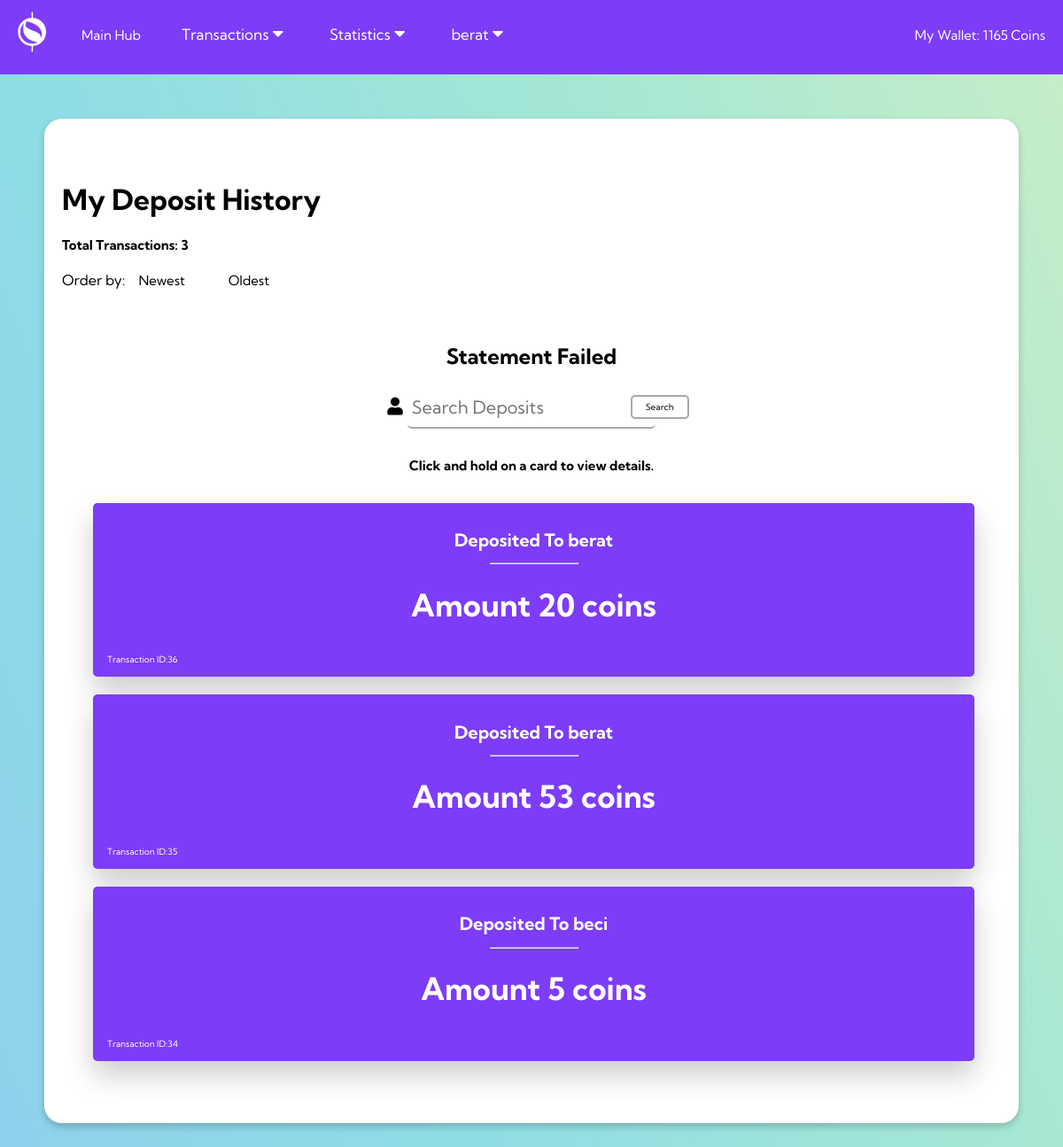
/Website/Dashboard/Transaction_List.php?error=error (signed in), run on the app's committed database.
### tables this page shows
CREATE TABLE `moneydata` (
  `Username` varchar(100) NOT NULL,
  `coins` int(255) DEFAULT NULL,
  `num_transaction` int(255) DEFAULT NULL,
  `Loan_Count` int(255) DEFAULT NULL,
  `LoanAmount` int(150) DEFAULT NULL
);

CREATE TABLE `transactionsdata` (
  `UsersTransaction` int(255) DEFAULT 0,
  `transaction_id` int(100) NOT NULL,
  `FromUser` varchar(100) NOT NULL,
  `ToUser` varchar(100) NOT NULL,
  `Amount` int(255) NOT NULL,
  `Smetka` varchar(255) DEFAULT NULL,
  `Reason` varchar(255) DEFAULT NULL,
  `Date` timestamp(6) NOT NULL DEFAULT current_timestamp(6)
);

### Website/functions.php (called while the page is built, shortened)
<?php
function getcoins($username){
    include "dbinfo.php";
    $sql= "SELECT * FROM `moneydata` WHERE Username = '$username';";
    $rescoins = mysqli_query($connect, $sql);
    $row =mysqli_fetch_assoc($rescoins);
    $coins=$row["coins"];
    $num_transaction=$row["num_transaction"];
    return array($coins, $num_transaction);
}
function CountTransactions($username){
    include "dbinfo.php";
$sql="SELECT `num_transaction` FROM `moneydata` WHERE `Username` ='$username';";
$result=mysqli_query($connect,$sql);
$row=mysqli_fetch_array($result);
$NumTrans=$row["num_transaction"];
return $NumTrans;
}
function GetTransaction($username,$integer){
    include "dbinfo.php";
    $sql="SELECT * FROM `transactionsdata` WHERE `FromUser` = '$username' AND `UsersTransaction` = '$integer';";
    $result=mysqli_query($connect,$sql);
    $row=mysqli_fetch_assoc($result);
    $transactionid=$row["transaction_id"];
    $ToUser=$row["ToUser"];
    $Amount=$row["Amount"];
    $Smetka=$row["Smetka"];
    $Reason=$row["Reason"];
    $Date=$row["Date"];
    return array($transactionid,$ToUser,$Amount,$Smetka,$Reason,$Date);
}
?>

### Website/Dashboard/Transaction_List.php (the view, shortened to what this page needs)
<?php
include "../functions.php";
$coinres= getcoins($username);
$count=CountTransactions($username);
?>
<!DOCTYPE html>
<html lang="en">
<head>
  <link rel="stylesheet" href="https://use.fontawesome.com/releases/v5.15.1/css/all.css"
>
</head>
<body>
<div class="navbar">
        <ul>
            <li> <img class="logo" src="../img/moneytreelogo_white_00000.png"> </li>
            <li > <a href="main_hub.php">Main Hub</a> </li>
            <li> <div class="dropdown">
    <button class="dropbtn">Transactions
      <i class="fa fa-caret-down"></i>
    </button>
  </div> </li>
  <li> <div class="dropdown">
    <button class="dropbtn">Statistics
      <i class="fa fa-caret-down"></i>
    </button>
  </div> </li>
  <li> <div class="dropdown">
    <button class="dropbtn">
    <?php
  echo "$username";
  ?>
      <i class="fa fa-caret-down"></i>
    </button>
  </div> </li>
            <li class="signup"> <a class="signup" href="LoanCoins.php">My Wallet: <?php echo $coinres[0]; ?> Coins </a> </li>
        </ul>
    </div>
  <div class="Hub">
  <h1>My Deposit History </h1>
  <h2 style="font-size:15px">Total Transactions: <?php echo $count; ?> </h2>
  <p>Order by:<button class="order"><a href="Transaction_List.php">Newest</a></button> <button class="order"><a href="Transaction_List_OrderOldest.php">Oldest</a></button></p>
<br/>
  <form action="./Search_Transaction.php" method="post">
  <div class="center">
  <?php
      if (isset($_GET["error"]))
        {
        if($_GET["error"] == "UserNotExist")
        {
        echo"<h2> Deposit Data About User Doesent Exist. </h2>";
        }
        else
        {
          echo"<h2> Statement Failed </h2>";
        }
      }
      ?>
      </div>
<div class="inp">
          <i class="fas fa-user"></i>
          <input type="text" placeholder="Search Deposits" name="ToUser" required>
          <button type="submit" name="submit">Search</button>
          <br />
        </div>
        </form>
        <br/>
        <h2 style="font-size:15px; text-align:center">Click and hold on a card to view details. </h2>
  <div class="row">
  <div class="column">
<div class="Newest">
<?php
for ($integer=$count; $integer>0;$integer--)
{
  $trans=GetTransaction($username,$integer);
  echo ' <br/>
  <div class="card">
    <h1 style="color: white; font-size: 20px;">Deposited To '.$trans[1].' </h1>
    <hr/>
    <h1 style="color: white; font-size: 35px;">Amount '.$trans[2].' coins </h1>
    <h3 style="color: white; font-size: 15px; ">Bill:'.$trans[3].'</h3>
    <h3 style="color: white; font-size: 15px; ">Reason:'.$trans[4].'</h3>
    <h3 style="color: white; font-size: 15px; ">Date:'.$trans[5].'</h3>
   <p style="color: white; font-size: 10px; float: left;">Transaction ID:'.$trans[0].'</p>
  <br/>
  </div>
  ';
}
?>
</div>
</div>
</div>
</div>
</body>
</html>

### Website/Dashboard/Transaction_List.php (style rules this page uses)
* { font-family: 'Kumbh Sans', sans-serif; }
body { height: 100%; overflow-x: hidden; margin: 0; background-image: linear-gradient(to right top, #a2beeb, #8ecfee, #8edde5, #a4e7d5, #c7eec7); background-repeat: no-repeat; height: 100%; height: 3000px; }
ul { list-style-type: none; margin: 0; padding: 0; overflow: hidden; background-color: #7D3CF8; border-bottom: solid #7D3CF8 5px; }
.navbar { position: sticky; top: 0; z-index: 1; }
li { margin: 10px; float: left; color:white: }
li a { display: block; color: white; text-align: center; padding: 20px 10px; text-decoration: none; }
.logo { width: 52px; animation: rotation 5s infinite linear; }
.signup { float: right; }
h1 { color:white: font-weight: 400; }
.signup { transition: 1s; border: 0px solid #7D3CF8; border-radius: 50px; background-color: #7D3CF8; color: white; }
* { box-sizing: border-box; }
body { font-family: Arial, Helvetica, sans-serif; }
.column { display: flex; justify-content: center; width: 25%; padding: 0 10px; }
.row { text-align: center; margin: 0 -5px; }
.row:after { content: ""; display: table; clear: both; }
@media screen and (max-width: 10000px) { .column { width: 100%; display: block; margin-bottom: 20px; } }
@media screen and (max-width: 10000px) { .card { margin-left: 0px; margin-right: 25px; } }
.card { margin-left: 30px; text-align: center; box-shadow: 0 4px 8px 0 rgba(0, 0, 0, 0.2); padding: 16px; height: 100%; border-radius:5px; text-align: center; background-color: #f1f1f1; background-color: #7D3CF8; box-shadow: 0 16px 32px 0 rgba(0,0,0,0.2); }
.dropdown { float: left; overflow: hidden; }
.dropdown .dropbtn { font-size: 17px; border: none; outline: none; color:white; padding: 18px 16px; background-color: inherit; font-family: inherit; margin: 0; }
.Hub { margin:50px; background-color: #FFFFFF; padding:50px 20px 50px 20px; box-shadow: 0 4px 8px 0 rgba(0,0,0,0.2); border-radius:20px; }
a { text-decoration: none; color:black; font-size: 15px; }
.order { text-decoration: none; border:none; background-color: transparent; }
input { border: none; padding: 10px; font-size: 20px; outline: 0; width: auto; z-index: 1; background-color: transparent; }
i { font-size: 20px; }
.inp { z-index: 2; width: 35vh; padding-left: 30px; border: 2px solid rgb(168, 168, 168); border-top:0px; border-right:0px; border-left:0px; border-radius: 5px; margin-top: 15px; transition: 0.3s; }
hr { width: 100px; }
.center { text-align: center; }
.inp { display: flex; align-items: center; justify-content: center; margin-left: auto; margin-right: auto; background-color: white; }
button { border: 2px solid rgb(168, 168, 168); background-color: white; border-radius: 5px; font-size: 10px; margin-right:15px; padding-bottom: 5px; padding-top: 5px; padding-left: 15px; padding-right: 15px; transition: 0.5s; color: black; }

### data on the page
moneydata: coins "1165", num_transaction "3"
transactionsdata: trans "berat", Amount "20", transaction_id "36"
transactionsdata: trans "berat", Amount "53", transaction_id "35"
transactionsdata: ToUser "beci", Amount "5", transaction_id "34"

### other printed values
$username "berat"
